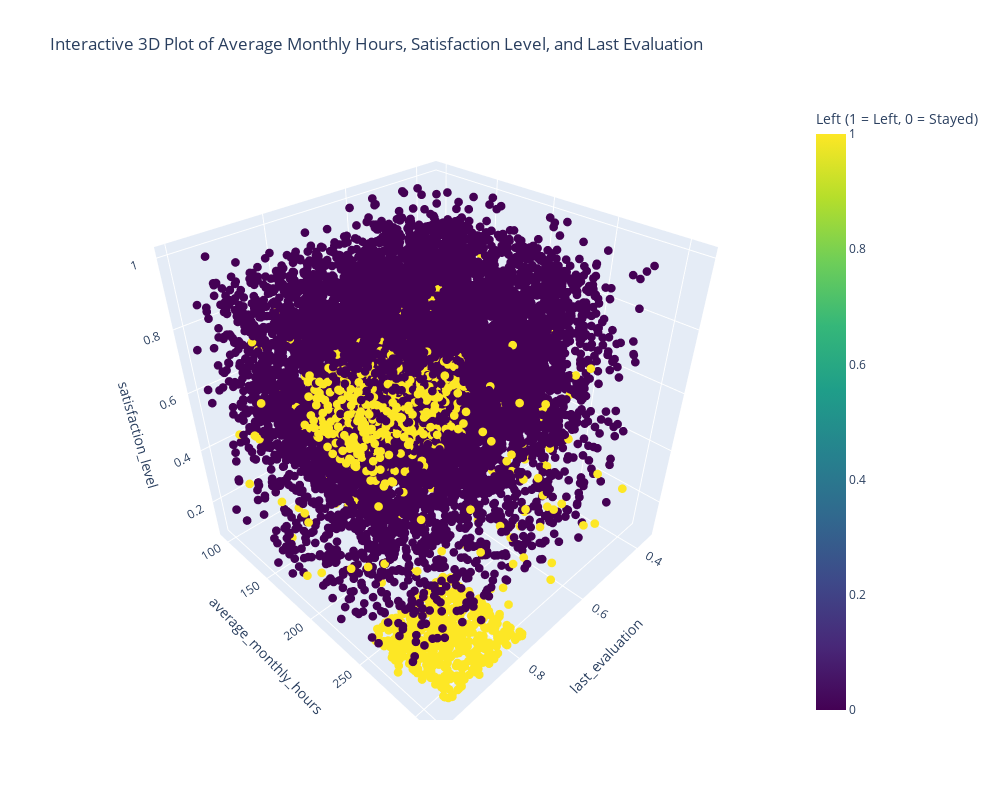

Source (notebook cell):
### Markdown cell above
In this step, I explore the variables in the dataset and create visualizations to understand the relationships between them. This helps uncover patterns and insights that can guide the modeling process.

### Code cell
# Create the 3D scatter plot with Plotly
fig = px.scatter_3d(df1, 
                    y='average_monthly_hours', 
                    z='satisfaction_level', 
                    x='last_evaluation', 
                    color='left', 
                    color_continuous_scale='Viridis',  # Use a valid color scale
                    labels={'left': 'Left (1 = Left, 0 = Stayed)'},
                    title='Interactive 3D Plot of Average Monthly Hours, Satisfaction Level, and Last Evaluation')

# Adjust the size of the points
fig.update_traces(marker=dict(size=3))  # Decrease the size of the points

# Adjust the figure size (frame size)
fig.update_layout(
    width=1000,  # Width of the chart
    height=800   # Height of the chart
)

# Show the plot
fig.show()

### Figure 1 — Plotly figure (JSON) as saved in the notebook; plotly's stock layout.template omitted (floating-point values rounded to 4 significant figures; data arrays with more than 128 entries replaced by an {"elided": "..."} marker saying what was removed)
{"data": [{"hovertemplate": "last_evaluation=%{x}<br>average_monthly_hours=%{y}<br>satisfaction_level=%{z}<br>Left (1 = Left, 0 = Stayed)=%{marker.color}<extra></extra>", "legendgroup": "", "marker": {"color": {"elided": "11991 int values"}, "coloraxis": "coloraxis", "size": 3, "symbol": "circle"}, "mode": "markers", "name": "", "scene": "scene", "showlegend": false, "type": "scatter3d", "x": {"elided": "11991 float values"}, "y": {"elided": "11991 int values"}, "z": {"elided": "11991 float values"}}], "layout": {"coloraxis": {"colorbar": {"title": {"text": "Left (1 = Left, 0 = Stayed)"}}, "colorscale": [[0, "#440154"], [0.1111, "#482878"], [0.2222, "#3e4989"], [0.3333, "#31688e"], [0.4444, "#26828e"], [0.5556, "#1f9e89"], [0.6667, "#35b779"], [0.7778, "#6ece58"], [0.8889, "#b5de2b"], [1, "#fde725"]]}, "height": 800, "legend": {"tracegroupgap": 0}, "scene": {"domain": {"x": [0, 1], "y": [0, 1]}, "xaxis": {"title": {"text": "last_evaluation"}}, "yaxis": {"title": {"text": "average_monthly_hours"}}, "zaxis": {"title": {"text": "satisfaction_level"}}}, "title": {"text": "Interactive 3D Plot of Average Monthly Hours, Satisfaction Level, and Last Evaluation"}, "width": 1000}}
